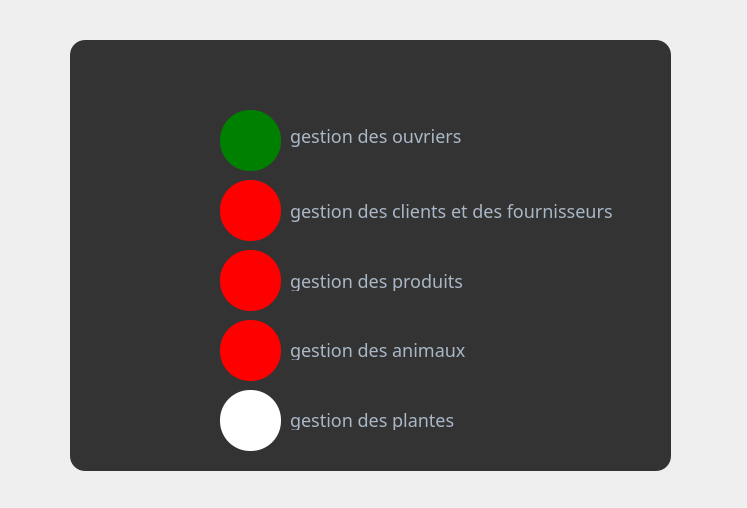
<?xml version="1.0" encoding="UTF-8"?>
<ui version="4.0">
 <class>menu</class>
 <widget class="QDialog" name="menu">
  <property name="geometry">
   <rect>
    <x>0</x>
    <y>0</y>
    <width>747</width>
    <height>508</height>
   </rect>
  </property>
  <property name="windowTitle">
   <string>Dialog</string>
  </property>
  <property name="styleSheet">
   <string notr="true">#menu
{
border-image: url(:/new/prefix1/source/sheeps.jpg);

}</string>
  </property>
  <widget class="QFrame" name="frame">
   <property name="geometry">
    <rect>
     <x>70</x>
     <y>40</y>
     <width>601</width>
     <height>431</height>
    </rect>
   </property>
   <property name="styleSheet">
    <string notr="true">#frame{
background-color: #333;
border-radius:15px;

}</string>
   </property>
   <property name="frameShape">
    <enum>QFrame::StyledPanel</enum>
   </property>
   <property name="frameShadow">
    <enum>QFrame::Raised</enum>
   </property>
   <widget class="QPushButton" name="pushButton">
    <property name="geometry">
     <rect>
      <x>150</x>
      <y>70</y>
      <width>61</width>
      <height>61</height>
     </rect>
    </property>
    <property name="styleSheet">
     <string notr="true">border-radius: 30px;

background-color: green;
border-image: url(:/new/prefix1/source/Edit-Male-User-icon.png);</string>
    </property>
    <property name="text">
     <string/>
    </property>
   </widget>
   <widget class="QPushButton" name="pushButton_2">
    <property name="geometry">
     <rect>
      <x>150</x>
      <y>140</y>
      <width>61</width>
      <height>61</height>
     </rect>
    </property>
    <property name="styleSheet">
     <string notr="true">border-radius: 30px;

background-color: red;
border-image: url(:/new/prefix1/source/founisseur.png);</string>
    </property>
    <property name="text">
     <string/>
    </property>
   </widget>
   <widget class="QPushButton" name="pushButton_3">
    <property name="geometry">
     <rect>
      <x>150</x>
      <y>210</y>
      <width>61</width>
      <height>61</height>
     </rect>
    </property>
    <property name="styleSheet">
     <string notr="true">border-radius: 30px;

background-color: red;
border-image: url(:/new/prefix1/source/produit.jpg);</string>
    </property>
    <property name="text">
     <string/>
    </property>
   </widget>
   <widget class="QPushButton" name="pushButton_4">
    <property name="geometry">
     <rect>
      <x>150</x>
      <y>280</y>
      <width>61</width>
      <height>61</height>
     </rect>
    </property>
    <property name="styleSheet">
     <string notr="true">border-radius: 30px;

background-color: red;
border-image: url(:/new/prefix1/source/poules.jpg);</string>
    </property>
    <property name="text">
     <string/>
    </property>
   </widget>
   <widget class="QPushButton" name="pushButton_5">
    <property name="geometry">
     <rect>
      <x>150</x>
      <y>350</y>
      <width>61</width>
      <height>61</height>
     </rect>
    </property>
    <property name="styleSheet">
     <string notr="true">border-radius: 30px;

background-color: white;
border-image: url(:/new/prefix1/source/plante.png);</string>
    </property>
    <property name="text">
     <string/>
    </property>
   </widget>
   <widget class="QLabel" name="label">
    <property name="geometry">
     <rect>
      <x>220</x>
      <y>80</y>
      <width>261</width>
      <height>31</height>
     </rect>
    </property>
    <property name="styleSheet">
     <string notr="true">font-family: century gothic;
font-size: 18px;
color: #a9b7c6;</string>
    </property>
    <property name="text">
     <string>gestion des ouvriers</string>
    </property>
   </widget>
   <widget class="QLabel" name="label_2">
    <property name="geometry">
     <rect>
      <x>220</x>
      <y>150</y>
      <width>331</width>
      <height>41</height>
     </rect>
    </property>
    <property name="styleSheet">
     <string notr="true">font-family: century gothic;
font-size: 18px;
color: #a9b7c6;</string>
    </property>
    <property name="text">
     <string>gestion des clients et des fournisseurs</string>
    </property>
   </widget>
   <widget class="QLabel" name="label_3">
    <property name="geometry">
     <rect>
      <x>220</x>
      <y>230</y>
      <width>221</width>
      <height>21</height>
     </rect>
    </property>
    <property name="styleSheet">
     <string notr="true">font-family: century gothic;
font-size: 18px;
color: #a9b7c6;</string>
    </property>
    <property name="text">
     <string>gestion des produits</string>
    </property>
   </widget>
   <widget class="QLabel" name="label_4">
    <property name="geometry">
     <rect>
      <x>220</x>
      <y>300</y>
      <width>191</width>
      <height>20</height>
     </rect>
    </property>
    <property name="styleSheet">
     <string notr="true">font-family: century gothic;
font-size: 18px;
color: #a9b7c6;</string>
    </property>
    <property name="text">
     <string>gestion des animaux</string>
    </property>
   </widget>
   <widget class="QLabel" name="label_5">
    <property name="geometry">
     <rect>
      <x>220</x>
      <y>370</y>
      <width>201</width>
      <height>20</height>
     </rect>
    </property>
    <property name="styleSheet">
     <string notr="true">font-family: century gothic;
font-size: 18px;
color: #a9b7c6;</string>
    </property>
    <property name="text">
     <string>gestion des plantes</string>
    </property>
   </widget>
  </widget>
 </widget>
 <resources/>
 <connections/>
</ui>
